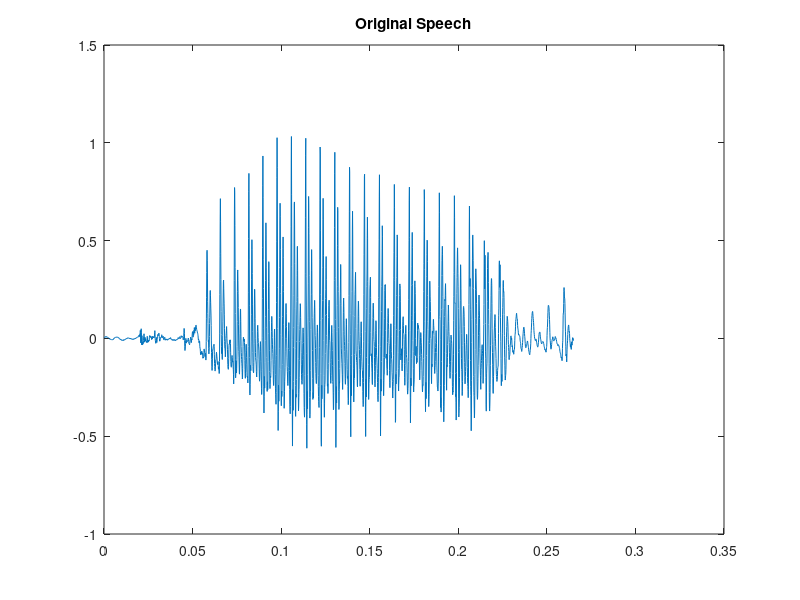
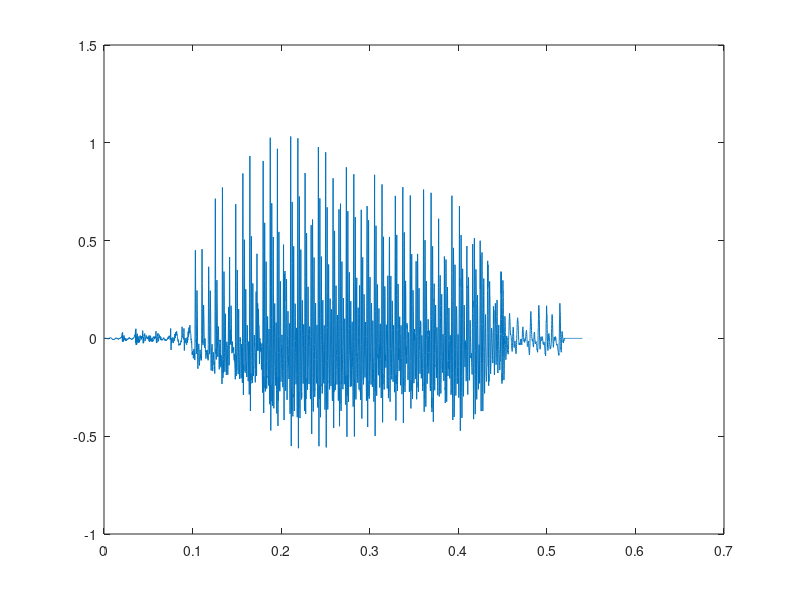

MATLAB code for these plots, in order:
file = load('./Data_assignment_4/ex7M1.mat');
speech = file.speech2_10k;
Fs = 10000;
range = (1:length(speech))/Fs;
plot(range, speech);
title('Original Speech')

window = triang(0.03*Fs);
window = window';
shift = 0.015*Fs;

w_speech = zeros(1, length(window)*ceil(length(speech)/length(window)));
w_speech(1:length(speech)) = speech;
speech = w_speech;

num_shifts = ceil((length(speech) - length(window))/shift);
length(window) + num_shifts*shift;

num_windows = num_shifts+1;
windowed_speech = zeros(num_windows, length(window));
for i=0:num_windows-1
%     disp(i*shift+1)
%     disp((i+1)*length(window))
%     disp(length(window))
    windowed_speech(i+1, :) = speech(i*shift+1:(i*shift)+length(window)).*window;
end

range_win = (1:length(window))/Fs;
figure;
hold on;
for i=1:num_windows
    plot(range_win+(i-1)*0.03, windowed_speech(i, :));
%     title('Window ', i);
end
title('Windowed Speech')
hold off;

W = fft(window);
f_range = Fs*(1:length(window))/length(window);
plot(f_range, log10(abs(W)));
title('FFT of Triangle Window')

% Now reconstructing the original signal from the windowed signals
% Assuming 2700 samples again,
c_speech = zeros(1, length(speech));
for i=0:num_windows-1
    c_speech(i*shift+1:(i*shift)+length(window)) = c_speech(i*shift+1:(i*shift)+length(window)) + windowed_speech(i+1, :) * shift/W(1);
end
plot((1:length(speech))/Fs, c_speech);
title('Reconstructed via OLA Method')

% Now reconstruction through LSE method
c_lse_speech = zeros(1, length(speech));
for i=0:num_windows-1
    c_lse_speech(i*shift+1:(i*shift)+length(window)) = c_lse_speech(i*shift+1:(i*shift)+length(window)) + windowed_speech(i+1, :) / W(1);
end
plot((1:length(speech))/Fs, c_speech);

% Time expanding via OLA Method
n = 2;
c_double_speech = zeros(1, length(speech)*n);
for i=0:num_windows-1
    for j=0:1
    c_double_speech(((2*i+j)*shift+1) : (((2*i+j)*shift)+length(window))) = c_double_speech(((2*i+j)*shift+1) : (((2*i+j)*shift)+length(window))) + windowed_speech(i+1, :)*shift/W(1);
    end
end
plot((1:length(speech)*n)/Fs, c_double_speech);